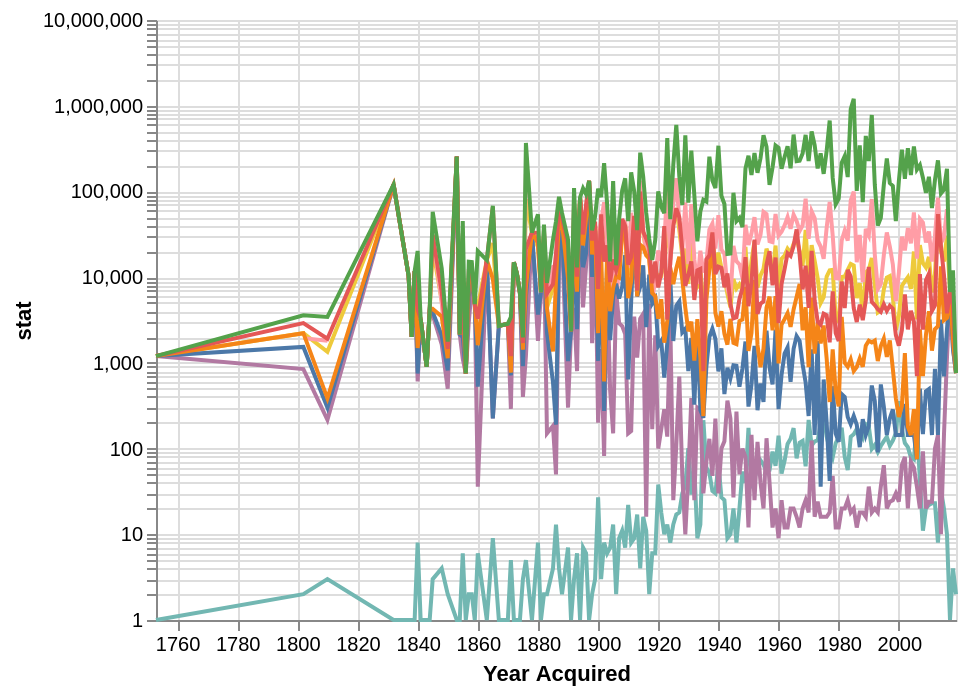

Source (Vega-Lite JSON):
### Vega-Lite specification from a JSON file in a GitHub repository (floating-point values rounded to 4 significant figures; data arrays with more than 128 entries replaced by an {"elided": "..."} marker saying what was removed)
{"config": {"view": {"continuousWidth": 400, "continuousHeight": 300}}, "data": {"name": "data-faae6ec66809e6d70c2c7bb4da4c8969"}, "mark": "line", "encoding": {"color": {"condition": {"field": "Statistic", "legend": null, "type": "nominal", "selection": "selector004"}, "value": "lightgray"}, "opacity": {"condition": {"value": 1.0, "selection": "selector004"}, "value": 0.25}, "x": {"field": "Year Acquired", "type": "temporal"}, "y": {"field": "stat", "scale": {"type": "log"}, "type": "quantitative"}}, "selection": {"selector004": {"type": "single", "fields": ["Statistic"], "bind": {"input": "select", "options": ["50%", "mean", "min", "max", "std"], "name": "Statistic"}}}, "width": "container", "$schema": "https://vega.github.io/schema/vega-lite/v5.json", "datasets": {"data-faae6ec66809e6d70c2c7bb4da4c8969": {"elided": "1368 records"}}}
